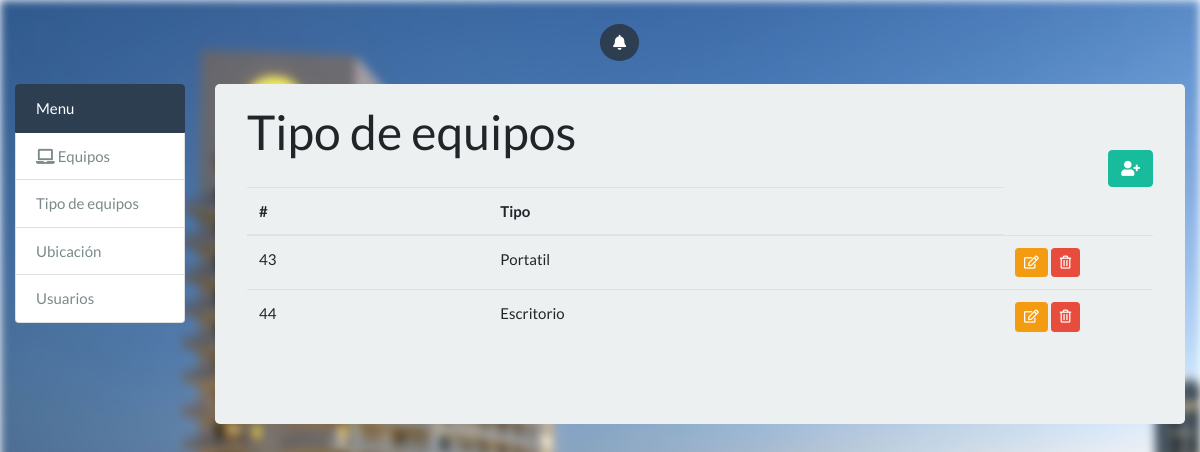
Screenshot of /tipo_equipos/ with the database file from the repository.
### equipos/models.py (models this page shows, shortened)
class Tipos_Equipos(models.Model):
	id_tipos_equipos = models.AutoField(primary_key=True,max_length=5)
	tipo = models.CharField(max_length=20,blank=True,null=True)

### equipos/views.py (the view)
# urls.py: url(r'^tipo_equipos/$', views.tipo_equipos_list, name='tipo_equipo_list'),
def tipo_equipos_list(request):
    tipos_equipos = Tipos_Equipos.objects.all()
    return render(request,'TipoEquipos/tipo_equipo_list.html',{'tipos_equipos':tipos_equipos})

### templates/TipoEquipos/tipo_equipo_list.html (shortened to what this page needs)
{% extends 'base.html' %}
{% load static %}
{% block content %}
  <h1 class="page-header" style="margin-top: -5%">Tipo de equipos</h1>
  <div style="float: right;margin-top: -2%">
    <button type="button" class="btn btn-success js-create-tipo-equipo" data-url="{% url 'tipo_equipo_create' %}">
<i class="fas fa-user-plus"></i>
    </button>
  </div>
  <table class="table" id="tipo-equipo-table">
    <thead>
      <tr>
        <th>#</th>
        <th>Tipo</th>
      </tr>
    </thead>
    <tbody>
      {% include 'TipoEquipos/includes/partial_tipo_equipos_list.html' %}
    </tbody>
  </table>
{% endblock %}

### templates/TipoEquipos/includes/partial_tipo_equipos_list.html
{% for tipo in tipos_equipos %}
  <tr>
    <td>{{ tipo.id_tipos_equipos }}</td>
    <td>{{ tipo.tipo }}</td>
    <td style="width: 150px">
      <button type="button"
              class="btn btn-warning btn-sm js-update-tipo-equipo"
              data-url="{% url 'tipo_equipo_update' tipo.id_tipos_equipos %}">
        <i class="far fa-edit"></i>
      </button>
      <button type="button"
              class="btn btn-danger btn-sm js-delete-tipo-equipo"
              data-url="{% url 'tipo_equipo_delete' tipo.id_tipos_equipos %}">
        <i class="far fa-trash-alt"></i>
      </button>
    </td>
  </tr>
{% empty %}
  <tr>
    <td colspan="8" class="text-center bg-warning animated bounceIn">No hay tipos</td>
  </tr>
{% endfor %}

### static_pro/static/css/index.css (style rules this page uses)
.content:before { content: ""; position: fixed; left: 0; right: 0; z-index: -1; display: block; background-image: url('../img/hotel.jpg'); width: 100%; height: 100%; -webkit-filter: blur(5px); -moz-filter: blur(5px); -o-filter: blur(5px); -ms-filter: blur(5px); filter: blur(5px); }
.content { position: fixed; left: 0; right: 0; z-index: 0; margin-left: 0px; margin-right: 0px; }

### rows the page displays
Tipos_Equipos: id_tipos_equipos "43", tipo "Portatil"
Tipos_Equipos: id_tipos_equipos "44", tipo "Escritorio"
